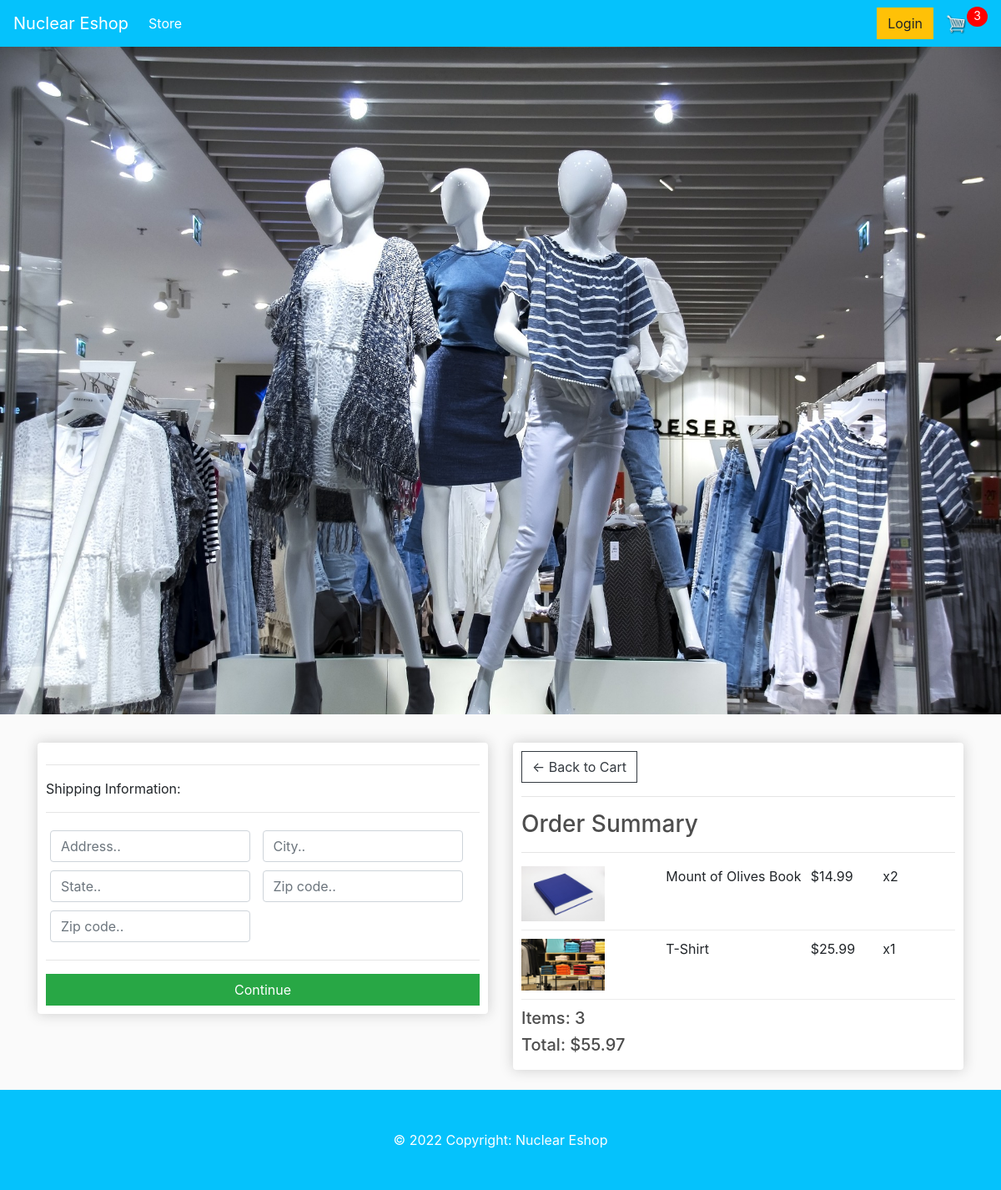
Screenshot of /checkout/ (signed in) with the database file from the repository.
### store/models.py (models this page shows, shortened)
class OrderItem(models.Model):
    product = models.ForeignKey(Product, on_delete=models.SET_NULL, null=True)
    order = models.ForeignKey(Order, on_delete=models.SET_NULL, blank=True, null=True)
    quantity = models.IntegerField(default=0, null=True, blank=True)
    date_added = models.DateTimeField(auto_now_add=True)
    @property
    def get_total(self):
        total = self.product.price * self.quantity
        return total

class Product(models.Model):
    name = models.CharField(max_length=200, null=True)
    price = models.DecimalField(max_digits=7, decimal_places=2)
    digital = models.BooleanField(default=False)
    image = models.ImageField(null=True, blank=True)
    @property
    def imageURL(self):
        try:
            url = self.image.url
        except:
            url = ''
        return url

class Order(models.Model):
    customer = models.ForeignKey(Customer, on_delete=models.SET_NULL, null=True)
    date_ordered = models.DateTimeField(auto_now_add=True)
    complete = models.BooleanField(default=False, null=True, blank=False)
    trasaction_id = models.CharField(max_length=100, null=True)
    @property
    def get_cart_total(self):
        orderitem = self.orderitem_set.all()
        total = sum([item.get_total for item in orderitem])
        return total
    @property
    def get_cart_items(self):
        orderitem = self.orderitem_set.all()
        total = sum([item.quantity for item in orderitem])
        return total

### store/views.py (the view)
# urls.py: path('checkout/', views.checkout, name="checkout"),
def checkout(request):
    data = cartData(request)
    cartItems = data['cartItems']
    order = data['order']
    items = data['items']
    context = {'items': items, 'order': order, 'cartItems': cartItems}
    return render(request, 'store/checkout.html', context)

### store/utils.py (called while the page is built)
def cartData(request):
	if request.user.is_authenticated:
		customer = request.user.customer
		order, created = Order.objects.get_or_create(customer=customer, complete=False)
		items = order.orderitem_set.all()
		cartItems = order.get_cart_items
	else:
		cookieData = cookieCart(request)
		cartItems = cookieData['cartItems']
		order = cookieData['order']
		items = cookieData['items']
	return {'cartItems':cartItems ,'order':order, 'items':items}

### store/templates/store/checkout.html (shortened to what this page needs)
{% extends 'store/main.html' %} {% load static %} {% block content %}
<div class="row">
  <div class="col-lg-6">
    <div class="box-element" id="form-wrapper">
      <form id="form">
        <div id="shipping-info">
          <hr />
          <p>Shipping Information:</p>
          <hr />
          <div class="form-field">
            <input
              class="form-control"
              type="text"
              name="address"
              placeholder="Address.."
            />
          </div>
          <div class="form-field">
            <input
              class="form-control"
              type="text"
              name="city"
              placeholder="City.."
            />
          </div>
          <div class="form-field">
            <input
              class="form-control"
              type="text"
              name="state"
              placeholder="State.."
            />
          </div>
          <div class="form-field">
            <input
              class="form-control"
              type="text"
              name="zipcode"
              placeholder="Zip code.."
            />
          </div>
          <div class="form-field">
            <input
              class="form-control"
              type="text"
              name="country"
              placeholder="Zip code.."
            />
          </div>
        </div>
        <hr />
        <input
          id="form-button"
          class="btn btn-success btn-block"
          type="submit"
          value="Continue"
        />
      </form>
    </div>
    <br />
  </div>
  <div class="col-lg-6">
    <div class="box-element">
      <a class="btn btn-outline-dark" href="{% url 'cart' %}"
        >&#x2190; Back to Cart</a
      >
      <hr />
      <h3>Order Summary</h3>
      <hr />
      {% for item in items %}
      <div class="cart-row">
        <div style="flex: 2">
          <img class="row-image" src="{{item.product.imageURL}}" />
        </div>
        <div style="flex: 2"><p>{{item.product.name}}</p></div>
        <div style="flex: 1"><p>${{item.product.price|floatformat:2}}</p></div>
        <div style="flex: 1"><p>x{{item.quantity}}</p></div>
      </div>
      {% endfor %}
      <h5>Items: {{order.get_cart_items}}</h5>
      <h5>Total: ${{order.get_cart_total|floatformat:2}}</h5>
    </div>
  </div>
</div>
{% endblock content %}

### static/css/main.css (style rules this page uses)
body { background-color: hsl(0, 0%, 98%); }
h1,h2,h3,h4,h5,h6 { color:hsl(0, 0%, 30%); }
.box-element { box-shadow:hsl(0, 0%, 80%) 0 0 16px; background-color: #fff; border-radius: 4px; padding: 10px; }
.col-lg-4, .col-lg-6, .col-lg-8, .col-lg-12 { margin-top: 10px; }
.btn { border-radius: 0; }
.row-image { width: 100px; }
.form-field { width:250px; display: inline-block; padding: 5px; }
.cart-row { display: flex; align-items: flex-stretch; padding-bottom: 10px; margin-bottom: 10px; border-bottom: 1px solid #ececec; }

### rows the page displays
OrderItem: product.imageURL (picture), product.name "Mount of Olives Book", product.price "14.99", quantity "2"
OrderItem: product.imageURL (picture), product.name "T-Shirt", product.price "25.99", quantity "1"
Order: get_cart_items "3", get_cart_total "55.97"

### other values shown
{{ cartItems }} "3"
